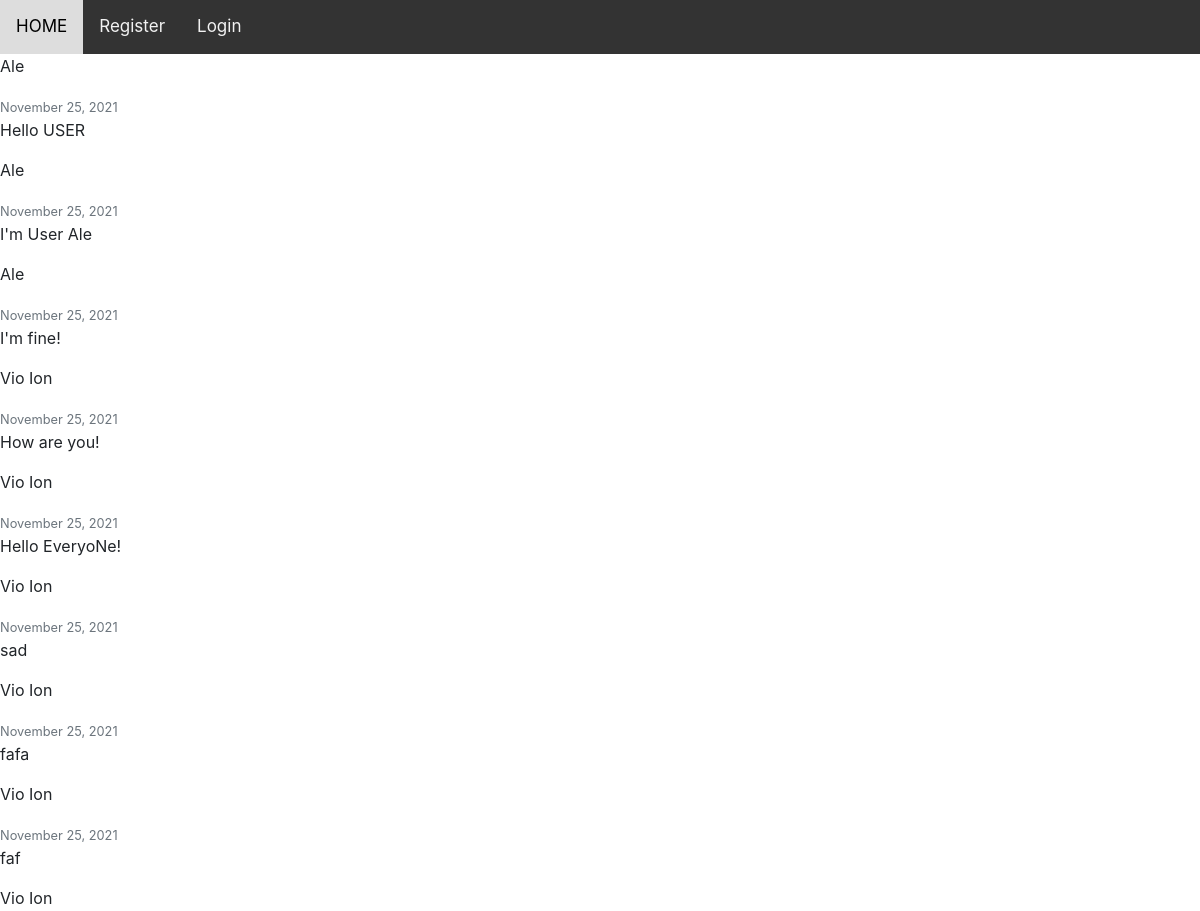
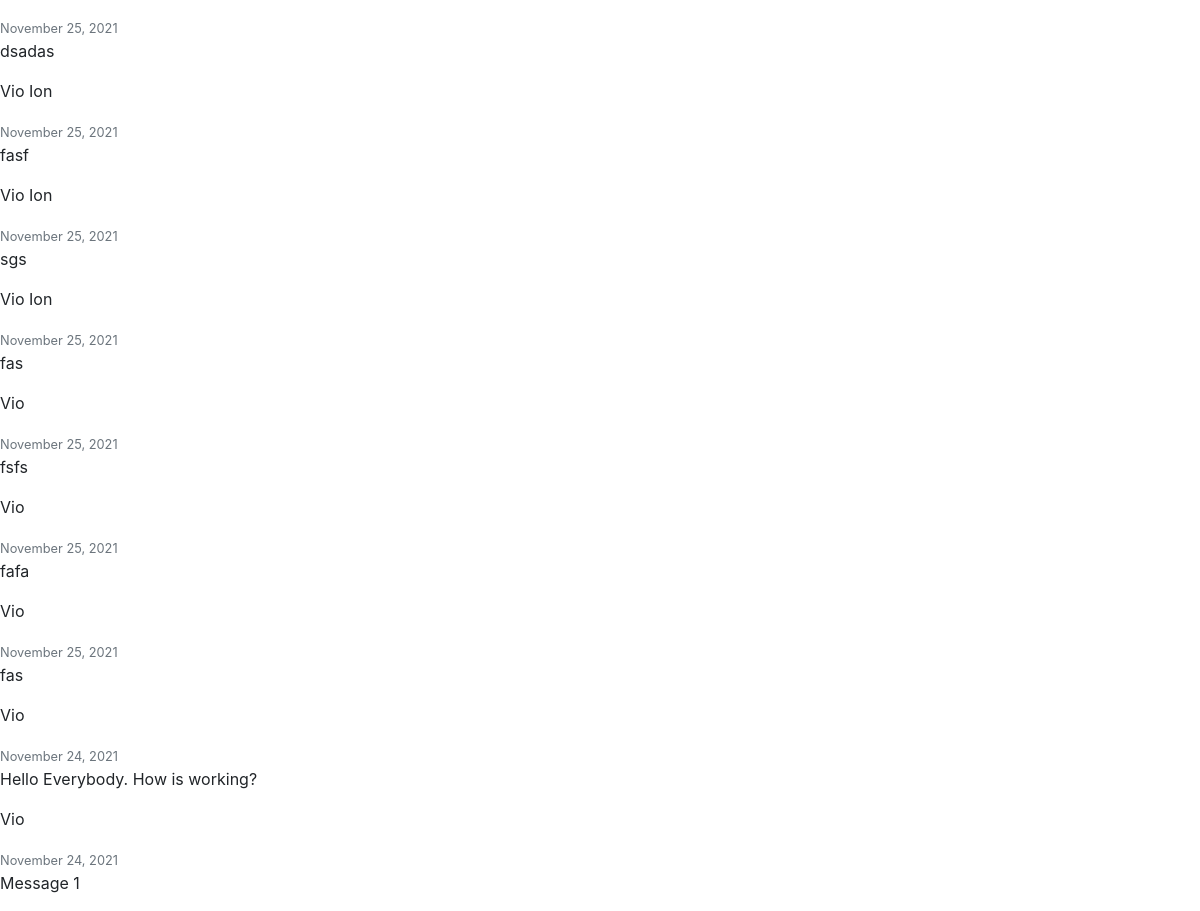
The page /home on the database its author committed (2 pictures, top to bottom).
### application/models.py (models this page shows, shortened)
class Message(models.Model):
    messageText = models.CharField(max_length=1000)
    publishDate = models.DateTimeField(default=timezone.now)
    roomId=models.IntegerField(default=0)
    author=models.ForeignKey(User,on_delete=models.CASCADE)

### application/views.py (the view)
# urls.py: path('home', MessageListView.as_view(), name='home'),
class MessageListView(ListView):
    model=Message
    msg=model.objects.filter(roomId=0)
    template_name = 'homePage.html'
    context_object_name = 'messages'
    ordering = ['-publishDate']

### templates/homePage.html (shortened to what this page needs)
{% load static %}
<!DOCTYPE html>
<html lang="en">
<head>
    <link rel="stylesheet" href="https://maxcdn.bootstrapcdn.com/bootstrap/4.0.0/css/bootstrap.min.css">
    <link rel="stylesheet" type="text/css" href="{% static 'main.css' %}">
</head>
<body>
     <div class="topnav">
       <a href="/home">HOME</a>
             {% if user.is_authenticated %}
                 {% if user.is_superuser %}
                     <a href="/signup">Register</a>
                <a href="/lgn">Login</a>
                 {% else %}
                     <a href="/post/new">Add Message</a>
                     <a href="/chatRoom">ChatRooms</a>
                 <a href="/logout">LogOut</a>
                 {% endif %}
            {% else %}
                <a href="/signup">Register</a>
                <a href="/lgn">Login</a>
            {% endif %}
     </div>
     {% block content %}
    {% for message in messages %}
            <article class="media content-section">
            <div class="media-body">
                <div class="article-metadata">
                  <p>{{ message.author }}</p>
                  <small class="text-muted">{{ message.publishDate|date:"F d, Y" }}</small>
                </div>
                <p class="article-content">{{ message.messageText }}</p>
              </div>
            </article>
    {% endfor %}
    {% endblock content %}
</body>
</html>

### templates/homePage.html (style rules this page uses)
.topnav { background-color: #333; overflow: hidden; }
.topnav a { float: left; color: #f2f2f2; text-align: center; padding: 14px 16px; text-decoration: none; font-size: 17px; }

### rows shown on the page
Message: author "Ale", publishDate "November 25, 2021", messageText "Hello USER"
Message: author "Ale", publishDate "November 25, 2021", messageText "I'm User Ale"
Message: author "Ale", publishDate "November 25, 2021", messageText "I'm fine!"
Message: author "Vio Ion", publishDate "November 25, 2021", messageText "How are you!"
Message: author "Vio Ion", publishDate "November 25, 2021", messageText "Hello EveryoNe!"
Message: author "Vio Ion", publishDate "November 25, 2021", messageText "sad"
Message: author "Vio Ion", publishDate "November 25, 2021", messageText "fafa"
Message: author "Vio Ion", publishDate "November 25, 2021", messageText "faf"
Message: author "Vio Ion", publishDate "November 25, 2021", messageText "dsadas"
Message: author "Vio Ion", publishDate "November 25, 2021", messageText "fasf"
Message: author "Vio Ion", publishDate "November 25, 2021", messageText "sgs"
Message: author "Vio Ion", publishDate "November 25, 2021", messageText "fas"
Message: author "Vio", publishDate "November 25, 2021", messageText "fsfs"
Message: author "Vio", publishDate "November 25, 2021", messageText "fafa"
Message: author "Vio", publishDate "November 25, 2021", messageText "fas"
Message: author "Vio", publishDate "November 24, 2021", messageText "Hello Everybody. How is working?"
Message: author "Vio", publishDate "November 24, 2021", messageText "Message 1"
